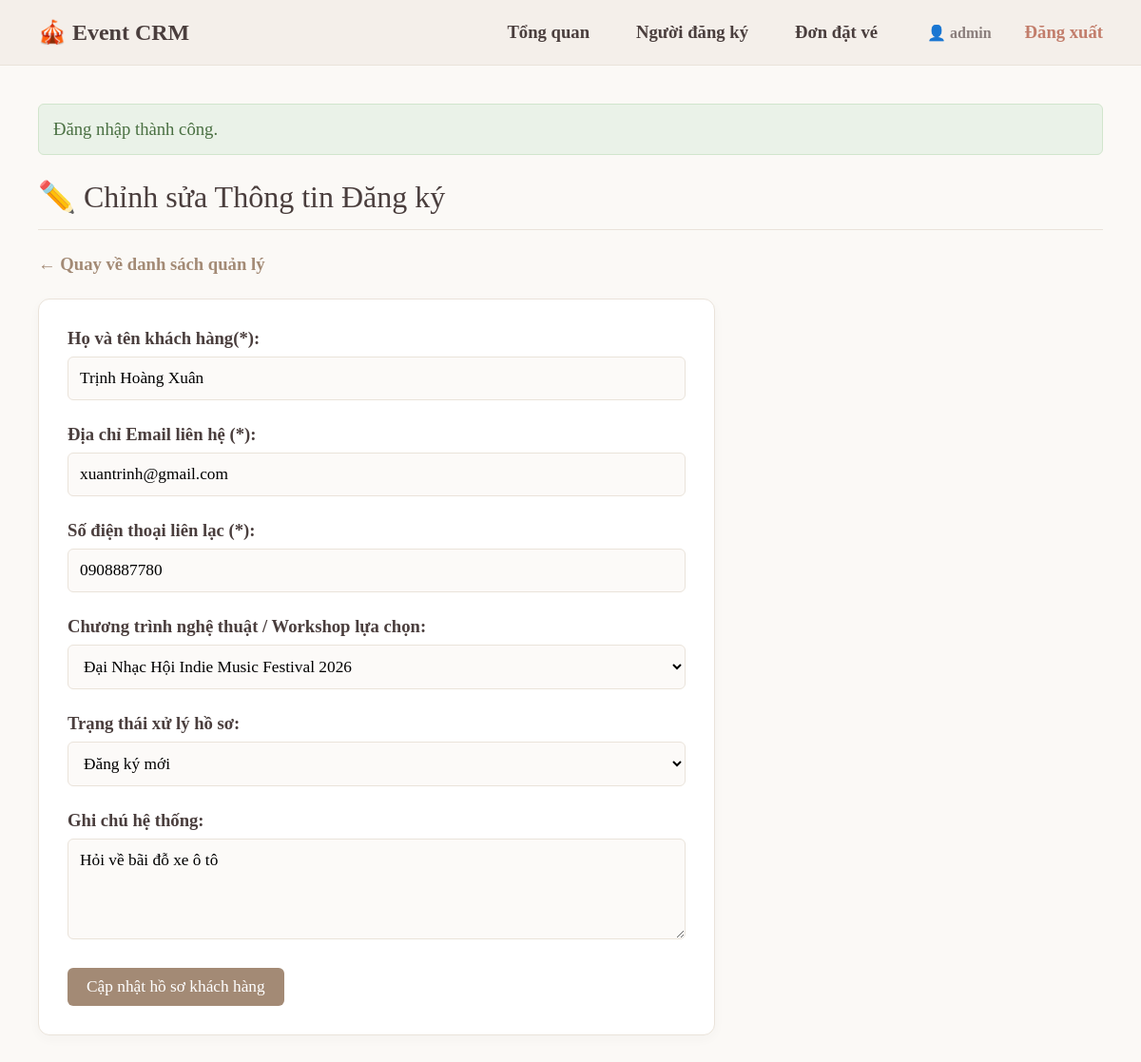
The page /registrants/edit?id=20 (signed in) on the database as committed earlier.
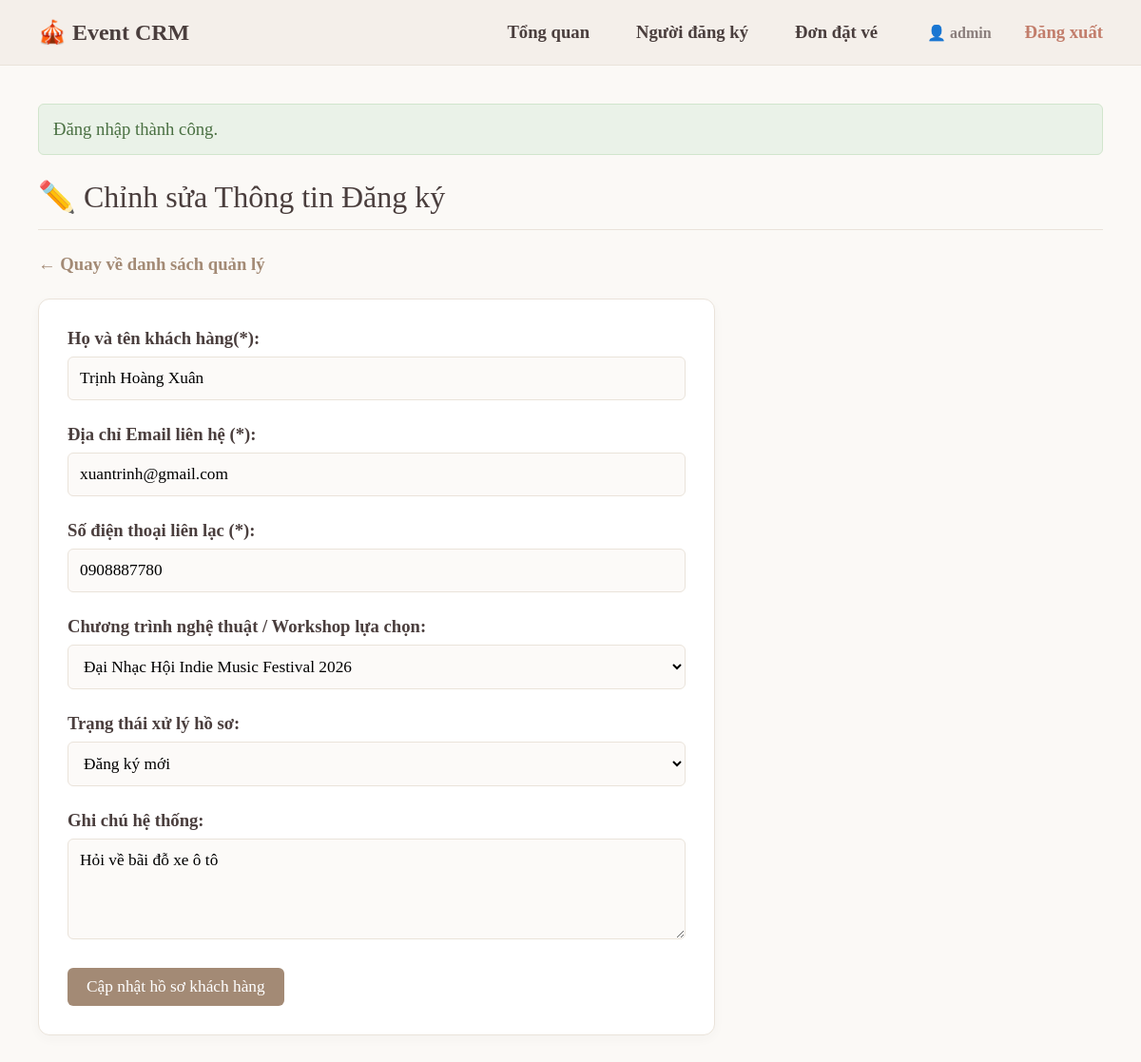
The same page on the database as committed later.
### tables this page shows
CREATE TABLE registrants (
    id INT AUTO_INCREMENT PRIMARY KEY,
    name VARCHAR(100) NOT NULL,
    email VARCHAR(150) NOT NULL,
    phone VARCHAR(30) NOT NULL,
    interested_event ENUM('Pottery Workshop', 'Baking Masterclass', 'Chill Live Acoustic', 'Indie Music Fest') NOT NULL,
    status ENUM('đăng ký mới', 'đã hủy', 'đang xét duyệt', 'hoàn tất') NOT NULL DEFAULT 'đăng ký mới',
    note TEXT,
    created_at DATETIME NOT NULL DEFAULT CURRENT_TIMESTAMP,
    updated_at DATETIME NULL ON UPDATE CURRENT_TIMESTAMP,
    UNIQUE KEY unique_registrant_email (email),
    INDEX idx_registrants_created_at (created_at),
    INDEX idx_registrants_status_event (status, interested_event)
);

### app/Core/helpers.php (called while the page is built, shortened)
<?php
function e(string $value): string
{
    return htmlspecialchars($value, ENT_QUOTES, 'UTF-8');
}
function render(string $view, array $data = [], string $layout = 'layouts/main'): void
{
    extract($data);
    require __DIR__ . '/../../Views/' . $view . '.php';
}

### app/Controllers/RegistrantController.php (called while the page is built, shortened)
<?php
class RegistrantController
{
    public function edit(): void
    {
        $id = (int)($_GET['id'] ?? 0);
        $registrant = $this->service->getById($id);
        render('registrants/edit', [
            'title' => 'Cập nhật thông tin đăng ký #' . $id,
            'registrant' => $registrant,
            'errors' => []
        ]);
    }
}

### public/index.php (called while the page is built, shortened)
<?php
require_once __DIR__ . '/../app/Core/helpers.php';
require_once __DIR__ . '/../app/Repositories/RegistrantRepository.php';
require_once __DIR__ . '/../app/Services/RegistrantService.php';
require_once __DIR__ . '/../app/Controllers/RegistrantController.php';
require_once __DIR__ . '/../app/Controllers/RegistrationController.php';
$dbConfig = require __DIR__ . '/../config/database.php';
try {
    $pdo = Database::connect($dbConfig);
} catch (Exception $e) {
    die("Lỗi kết nối cơ sở dữ liệu: " . $e->getMessage());
}
$container = [];
$container[UserRepository::class] = new UserRepository($pdo);
$container[RegistrantRepository::class] = new RegistrantRepository($pdo);
$container[RegistrationRepository::class] = new RegistrationRepository($pdo);
$container[AuthService::class] = new AuthService($container[UserRepository::class]);
$container[RegistrantService::class] = new RegistrantService($container[RegistrantRepository::class]);
$container[RegistrationService::class] = new RegistrationService($container[RegistrationRepository::class]);
$container[HomeController::class] = new HomeController();
$container[AuthController::class] = new AuthController($container[AuthService::class]);
$container[DashboardController::class] = new DashboardController($container[RegistrantRepository::class], $container[RegistrationRepository::class]);
$container[RegistrantController::class] = new RegistrantController($container[RegistrantService::class]);
$container[RegistrationController::class] = new RegistrationController($container[RegistrationService::class]);
$container[HealthController::class] = new HealthController($pdo);
$router = new Router();
$router->add('GET', '/', [HomeController::class, 'index']);
$router->add('GET', '/login', [AuthController::class, 'login']);
$router->add('POST', '/login', [AuthController::class, 'handleLogin']);
$router->add('POST', '/logout', [AuthController::class, 'logout']);
$router->add('GET', '/dashboard', [DashboardController::class, 'index']);
$router->add('GET', '/registrants', [RegistrantController::class, 'index']);
$router->add('GET', '/registrants/create', [RegistrantController::class, 'create']);
$router->add('POST', '/registrants/store', [RegistrantController::class, 'store']);
$router->add('GET', '/registrants/edit', [RegistrantController::class, 'edit']);
$router->add('POST', '/registrants/update', [RegistrantController::class, 'update']);
$router->add('POST', '/registrants/delete', [RegistrantController::class, 'delete']);
$router->add('GET', '/registrations', [RegistrationController::class, 'index']);
$router->add('GET', '/registrations/create', [RegistrationController::class, 'create']);
$router->add('POST', '/registrations/store', [RegistrationController::class, 'store']);
$router->add('GET', '/registrations/edit', [RegistrationController::class, 'edit']);
$router->add('POST', '/registrations/update', [RegistrationController::class, 'update']);
$router->add('POST', '/registrations/delete', [RegistrationController::class, 'delete']);
$router->add('GET', '/health', [HealthController::class, 'index']);
$router->dispatch($_SERVER['REQUEST_METHOD'], $_SERVER['REQUEST_URI'], $container);

### app/Repositories/RegistrantRepository.php (called while the page is built, shortened)
<?php
class RegistrantRepository
{
    public function findById(int $id): ?array
    {
        $stmt = $this->db->prepare("SELECT * FROM registrants WHERE id = :id LIMIT 1");
        $stmt->execute(['id' => $id]);
        $data = $stmt->fetch();
        return $data ?: null;
    }
}

### app/Services/RegistrantService.php (called while the page is built, shortened)
<?php
class RegistrantService
{
    public function getById(int $id): ?array
    {
        return $this->repo->findById($id);
    }
}

### Views/registrants/edit.php (the view, shortened to what the changed rows need)
<h1>✏️ Chỉnh sửa Thông tin Đăng ký</h1>
<div class="card" style="max-width: 650px; margin-top: 25px;">
    <form action="/registrants/update" method="POST">
        <div class="form-group">
            <label>Họ và tên khách hàng(*):</label>
            <input type="text" name="name" class="form-control" value="<?= e($registrant['name']) ?>">
        </div>
        <div class="form-group">
            <label>Địa chỉ Email liên hệ (*):</label>
            <input type="text" name="email" class="form-control" value="<?= e($registrant['email']) ?>">
        </div>
        <div class="form-group">
            <label>Số điện thoại liên lạc (*):</label>
            <input type="text" name="phone" class="form-control" value="<?= e($registrant['phone']) ?>">
        </div>
        <div class="form-group">
            <label>Chương trình nghệ thuật / Workshop lựa chọn:</label>
            <select name="interested_event" class="form-control">
                <option value="Indie Music Fest" <?= $registrant['interested_event'] === 'Indie Music Fest' ? 'selected' : '' ?>>Đại Nhạc Hội Indie Music Festival 2026</option>
            </select>
        </div>
        <div class="form-group">
            <label>Trạng thái xử lý hồ sơ:</label>
            <select name="status" class="form-control">
                <option value="đăng ký mới" <?= $registrant['status'] === 'đăng ký mới' ? 'selected' : '' ?>>Đăng ký mới</option>
            </select>
        </div>
        <div class="form-group">
            <label>Ghi chú hệ thống:</label>
            <textarea name="note" class="form-control" rows="4"><?= e($registrant['note'] ?? '') ?></textarea>
        </div>
    </form>
</div>

Rows that differ between the two databases and show on the page:
changed registrants "Trịnh Hoàng Xuân": status (not shown) → "Đăng ký mới"
Other text that changed with them:
form field status: "Đăng ký mới" → (not shown)
